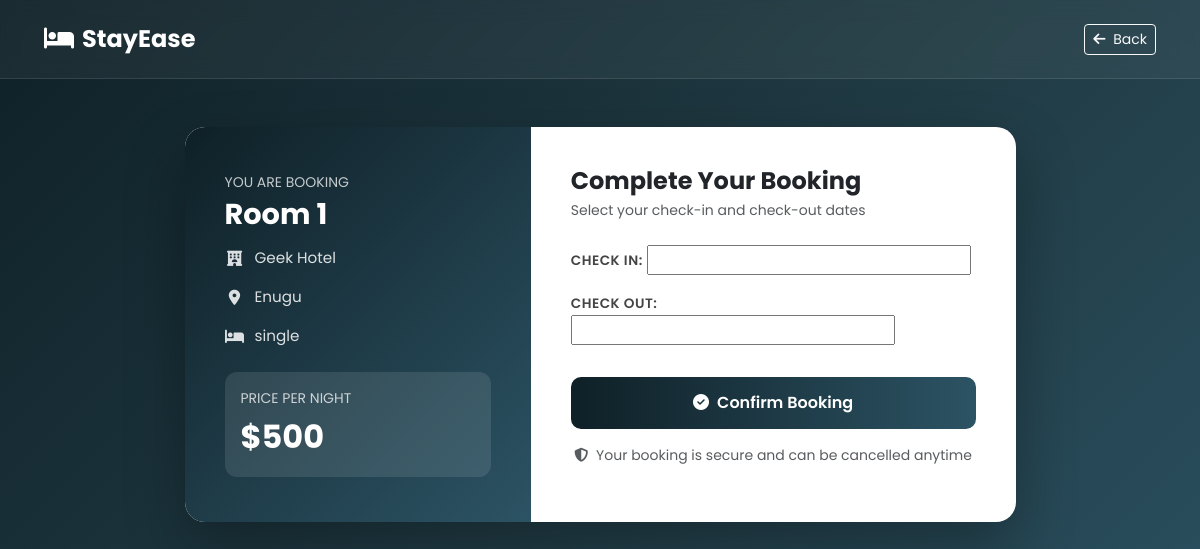
The app's page /book/5/ (signed in) with its own data.
### hotels/models.py (models this page shows, shortened)
class Room(models.Model):
    hotel = models.ForeignKey(Hotel, on_delete=models.CASCADE)
    room_number = models.IntegerField()
    room_type = models.CharField(max_length=100)
    price_per_night = models.IntegerField()
    is_available = models.BooleanField(default=True)

class Hotel(models.Model):
    name = models.CharField(max_length=100)
    location = models.CharField(max_length=100)
    description = models.TextField()
    created_by = models.ForeignKey(User, on_delete=models.CASCADE)
    image = models.ImageField(upload_to='hotels/', blank=True, null=True)

### hotels/views.py (the view)
# urls.py: path('book/<int:room_id>/', views.book_room, name='book_room'),
@login_required
def book_room(request, room_id):
    room = Room.objects.get(id=room_id)
    if request.method == 'POST':
        form = BookingForm(request.POST)
        if form.is_valid():
            check_in = form.cleaned_data['check_in']
            check_out = form.cleaned_data['check_out']
            if check_in < date.today():
                form.add_error('check_in', 'Check in date cannot be in the past')
            elif check_out <= check_in:
                form.add_error('check_out', 'Check out date must be after check in date')
            else:
                existing_booking = Booking.objects.filter(
                    room=room,
                    check_in__lt=check_out,
                    check_out__gt=check_in
                ).exists()
                if existing_booking:
                    form.add_error(None, 'Sorry! This room is already booked for those dates. Please choose different dates.')
                else:
                    booking = form.save(commit=False)
                    booking.room = room
                    booking.user = request.user
                    number_of_nights = (check_out - check_in).days
                    booking.total_price = room.price_per_night * number_of_nights
                    booking.save()
                    return redirect('my_bookings')
    else:
        form = BookingForm()
    return render(request, 'hotels/book_room.html', {'form': form, 'room': room})

### hotels/forms.py
class BookingForm(forms.ModelForm):
    class Meta:
        model = Booking
        fields = ['check_in', 'check_out']

### hotels/templates/hotels/book_room.html (shortened to what this page needs)
<!DOCTYPE html>
<html lang="en">
<head>
    <link href="https://cdn.jsdelivr.net/npm/bootstrap@5.3.0/dist/css/bootstrap.min.css" rel="stylesheet">
    <link rel="stylesheet" href="https://cdnjs.cloudflare.com/ajax/libs/font-awesome/6.4.0/css/all.min.css">
</head>
<body>
    <nav class="navbar navbar-expand-lg">
        <div class="container">
            <a class="navbar-brand" href="/">
                <i class="fas fa-bed me-2"></i>StayEase
            </a>
            <a href="/hotels/{{ room.hotel.id }}/" class="btn btn-outline-light btn-sm ms-auto">
                <i class="fas fa-arrow-left me-1"></i> Back
            </a>
        </div>
    </nav>
    <div class="container py-5">
        <div class="row justify-content-center">
            <div class="col-12 col-lg-9">
                <div class="booking-card">
                    <div class="row g-0">
                        <div class="col-12 col-md-5 booking-card-left">
                            <div>
                                <p class="opacity-75 mb-1 small">YOU ARE BOOKING</p>
                                <h2>Room {{ room.room_number }}</h2>
                                <div class="room-info-item mt-3">
                                    <i class="fas fa-hotel"></i>
                                    <span>{{ room.hotel.name }}</span>
                                </div>
                                <div class="room-info-item">
                                    <i class="fas fa-map-marker-alt"></i>
                                    <span>{{ room.hotel.location }}</span>
                                </div>
                                <div class="room-info-item">
                                    <i class="fas fa-bed"></i>
                                    <span>{{ room.room_type }}</span>
                                </div>
                                <div class="price-display">
                                    <p class="opacity-75 small mb-1">PRICE PER NIGHT</p>
                                    <p class="amount mb-0">${{ room.price_per_night }}</p>
                                </div>
                            </div>
                        </div>
                        <div class="col-12 col-md-7 booking-card-right">
                            <h4 class="fw-bold mb-1">Complete Your Booking</h4>
                            <p class="text-muted small mb-4">Select your check-in and check-out dates</p>
                            <form method="post">
                                {{ form.as_p }}
                                <button type="submit" class="btn btn-confirm mt-3">
                                    <i class="fas fa-check-circle me-2"></i>Confirm Booking
                                </button>
                            </form>
                            <p class="text-muted small text-center mt-3">
                                <i class="fas fa-shield-alt me-1"></i>
                                Your booking is secure and can be cancelled anytime
                            </p>
                        </div>
                    </div>
                </div>
            </div>
        </div>
    </div>
</body>
</html>

### hotels/templates/hotels/book_room.html (style rules this page uses)
* { font-family: 'Poppins', sans-serif; }
body { background: linear-gradient(135deg, #0f2027, #203a43, #2c5364); min-height: 100vh; }
.navbar { background: rgba(255,255,255,0.05); backdrop-filter: blur(10px); padding: 1rem 2rem; border-bottom: 1px solid rgba(255,255,255,0.1); }
.navbar-brand { font-size: 1.5rem; font-weight: 700; color: white !important; }
.booking-card { background: white; border-radius: 20px; box-shadow: 0 25px 60px rgba(0,0,0,0.3); overflow: hidden; }
.booking-card-left { background: linear-gradient(135deg, #0f2027, #2c5364); padding: 2.5rem; color: white; display: flex; flex-direction: column; justify-content: center; }
.booking-card-left h2 { font-size: 1.8rem; font-weight: 700; }
.booking-card-right { padding: 2.5rem; }
.room-info-item { display: flex; align-items: center; gap: 10px; margin-bottom: 1rem; font-size: 0.95rem; opacity: 0.85; }
.room-info-item i { width: 20px; text-align: center; }
.price-display { background: rgba(255,255,255,0.1); border-radius: 12px; padding: 1rem; margin-top: 1.5rem; }
.price-display .amount { font-size: 2rem; font-weight: 700; }
.btn-confirm { background: linear-gradient(to right, #0f2027, #2c5364); color: white; border: none; border-radius: 10px; padding: 14px; font-size: 1rem; font-weight: 600; width: 100%; }
label { font-weight: 600; font-size: 0.85rem; color: #444; text-transform: uppercase; letter-spacing: 0.5px; }

### records on screen
Room: room_number "1", hotel.name "Geek Hotel", hotel.location "Enugu", room_type "single", price_per_night "500"
